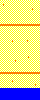

Below is a game level as drawn by its tile map, then a one-line description and the .tmx file that defines it, in full:
An orthogonal 10x25 tile map with 4x4 px tiles, 1 tile layer (Capa de Patrones 1).

<map version="1.0" tiledversion="1.0.2" orientation="orthogonal" renderorder="right-down" width="10" height="25" tilewidth="4" tileheight="4" nextobjectid="1">
 <tileset firstgid="1" source="tilesetBeach.tsx" />
 <layer name="Capa de Patrones 1" width="10" height="25">
  <data encoding="csv">
1,1,1,1,1,1,1,1,1,1,
12,1,1,1,1,1,1,1,1,1,
1,1,1,1,1,1,1,1,11,1,
1,1,1,1,1,1,1,1,1,1,
1,1,1,1,1,1,1,1,1,1,
1,1,1,1,1,1,1,1,1,1,
2,2,2,2,2,2,2,2,2,2,
1,1,1,1,1,1,1,1,1,1,
1,1,1,1,1,1,1,1,1,1,
1,1,1,1,1,1,1,1,1,1,
1,1,1,11,1,1,12,1,1,1,
1,1,1,1,1,1,1,1,1,1,
1,1,1,1,1,1,1,1,1,1,
1,1,1,1,1,1,1,1,1,1,
1,1,1,1,1,1,1,11,1,1,
1,1,1,12,1,1,1,1,1,1,
1,1,1,1,1,1,1,1,1,1,
1,1,1,1,1,1,1,1,1,1,
2,2,2,2,2,2,2,2,2,2,
1,1,1,1,1,1,1,1,1,1,
1,1,1,11,1,1,1,1,1,1,
1,1,1,1,1,1,1,1,12,1,
5,5,5,5,5,5,5,5,5,5,
5,5,5,5,5,5,5,5,5,5,
5,5,5,5,5,5,5,5,5,5
</data>
 </layer>
</map>
